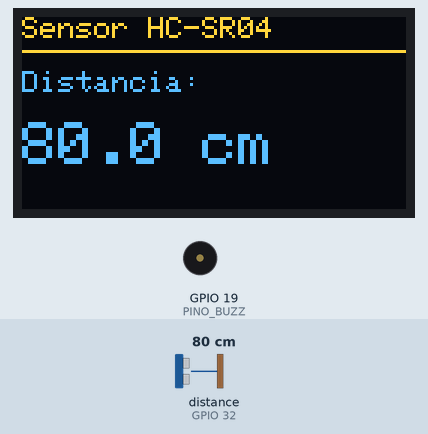
A program run on a simulated ESP32. Shown: 128×64 one-colour display, buzzer (waves = sounding, pin HIGH). Wiring (inferred from the names in the program): ultrasonic range finder: trigger GPIO 5; echo GPIO 32. The test bench sets the inputs (shaded band); at power-on: distance to the obstacle (sensor on GPIO 32) 80 cm. The echo pulse lasts 58.3 µs per cm; the OLED is the two-colour kind (top 16 rows yellow); pins used as bus, display or sensor lines are not drawn; what the program prints to the serial monitor is not drawn.

Above: at 2.7 s.
2.8 s: distance to the obstacle (sensor on GPIO 32) set to 33 cm
At 3.1 s:
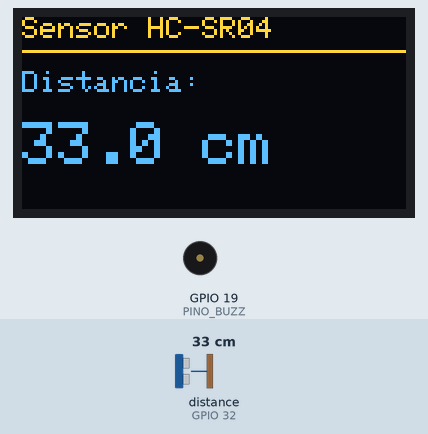
4.3 s: distance to the obstacle (sensor on GPIO 32) set to 28 cm
At 5.0 s:
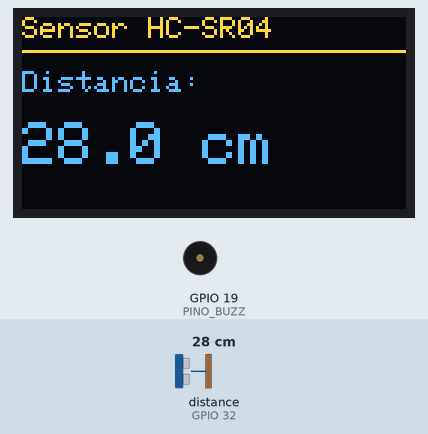
7.3 s: distance to the obstacle (sensor on GPIO 32) set to 2 cm
At 7.99 s:
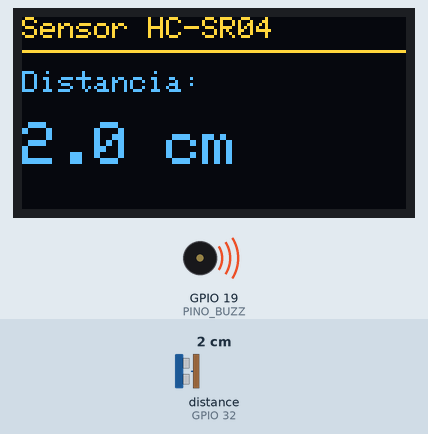
Timing chart, 0 to 15.1 s (numbered marks = the images above; inputs shaded):
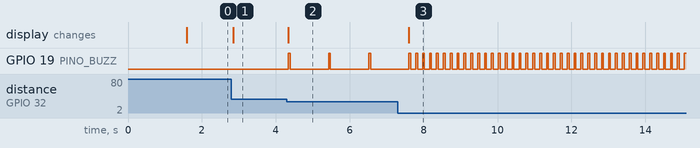

The program:

main.cpp
```cpp
#include <Arduino.h>
#include <Wire.h>
#include <Adafruit_GFX.h>
#include <Adafruit_SSD1306.h>

// HC-SR04 e buzzer
constexpr uint8_t PINO_TRIG = 5;
constexpr uint8_t PINO_ECHO = 32;
constexpr uint8_t PINO_BUZZ = 19;

// OLED
constexpr uint8_t PINO_SDA = 21;
constexpr uint8_t PINO_SCL = 22;

constexpr int LARGURA_TELA = 128;
constexpr int ALTURA_TELA = 64;
constexpr int RESET_OLED = -1;
constexpr uint8_t ENDERECO_OLED = 0x3C;

Adafruit_SSD1306 tela(
    LARGURA_TELA,
    ALTURA_TELA,
    &Wire,
    RESET_OLED
);

void mostrarDistancia(float distanciaCm) {
    tela.clearDisplay();
    tela.setTextColor(SSD1306_WHITE);

    tela.setTextSize(1);
    tela.setCursor(0, 0);
    tela.println("Sensor HC-SR04");
    tela.drawLine(0, 11, 127, 11, SSD1306_WHITE);

    tela.setCursor(0, 18);
    tela.println("Distancia:");

    tela.setTextSize(2);
    tela.setCursor(0, 35);
    tela.print(distanciaCm, 1);
    tela.print(" cm");

    tela.display();
}

void mostrarSemLeitura() {
    tela.clearDisplay();
    tela.setTextColor(SSD1306_WHITE);

    tela.setTextSize(1);
    tela.setCursor(0, 0);
    tela.println("Sensor HC-SR04");
    tela.drawLine(0, 11, 127, 11, SSD1306_WHITE);

    tela.setCursor(0, 25);
    tela.println("Objeto fora");
    tela.println("do alcance!");

    tela.display();
}

void emitirBip(unsigned long intervalo) {
    digitalWrite(PINO_BUZZ, HIGH);
    delay(50);

    digitalWrite(PINO_BUZZ, LOW);
    delay(intervalo);
}

void controlarBuzzer(float distanciaCm) {
    if (distanciaCm <= 2) {
        emitirBip(10);
    } else if (distanciaCm <= 5) {
        emitirBip(100);
    } else if (distanciaCm <= 10) {
        emitirBip(250);
    } else if (distanciaCm <= 15) {
        emitirBip(350);
    } else if (distanciaCm <= 20) {
        emitirBip(500);
    } else if (distanciaCm <= 30) {
        emitirBip(1000);
    } else {
        digitalWrite(PINO_BUZZ, LOW);
    }
}

void setup() {
    Serial.begin(115200);

    pinMode(PINO_TRIG, OUTPUT);
    pinMode(PINO_ECHO, INPUT);
    pinMode(PINO_BUZZ, OUTPUT);

    digitalWrite(PINO_TRIG, LOW);
    digitalWrite(PINO_BUZZ, LOW);

    // Inicia o I2C: SDA no GPIO 21 e SCL no GPIO 22
    Wire.begin(PINO_SDA, PINO_SCL);

    if (!tela.begin(SSD1306_SWITCHCAPVCC, ENDERECO_OLED)) {
        Serial.println("Erro: tela OLED nao encontrada!");

        while (true) {
            delay(100);
        }
    }

    tela.clearDisplay();
    tela.setTextColor(SSD1306_WHITE);
    tela.setTextSize(1);
    tela.setCursor(10, 25);
    tela.println("Sistema iniciado!");
    tela.display();

    Serial.println();
    Serial.println("HC-SR04 e OLED iniciados!");

    delay(1500);
}

void loop() {
    // Dispara o pulso ultrassônico
    digitalWrite(PINO_TRIG, LOW);
    delayMicroseconds(2);

    digitalWrite(PINO_TRIG, HIGH);
    delayMicroseconds(10);
    digitalWrite(PINO_TRIG, LOW);

    // Aguarda o sinal de retorno
    unsigned long duracao = pulseIn(PINO_ECHO, HIGH, 30000UL);

    if (duracao == 0) {
        Serial.println(
            "Objeto fora do alcance ou sensor desconectado."
        );

        digitalWrite(PINO_BUZZ, LOW);
        mostrarSemLeitura();
    } else {
        float distanciaCm = duracao * 0.0343f / 2.0f;

        Serial.print("Distancia: ");
        Serial.print(distanciaCm, 1);
        Serial.println(" cm");

        mostrarDistancia(distanciaCm);
        controlarBuzzer(distanciaCm);
    }

    delay(10);
}
```

Measured:
- the behaviour switches between 31 and 30 cm on distance to the obstacle (sensor on GPIO 32) (found by bisection; images 1 and 2)
- after the input at 2.8 s, the display: changes after 0.05 s (image 1)
- after the input at 4.3 s, GPIO 19 (PINO_BUZZ): alternates HIGH for 0.05 s and LOW for 1.0 s, starting at once; the display: changes at once (image 2)
- after the input at 7.3 s, GPIO 19 (PINO_BUZZ): alternates HIGH for 0.05 s and LOW for 0.14 s, starting after 0.49 s; the display: changes after 0.30 s (image 3)
